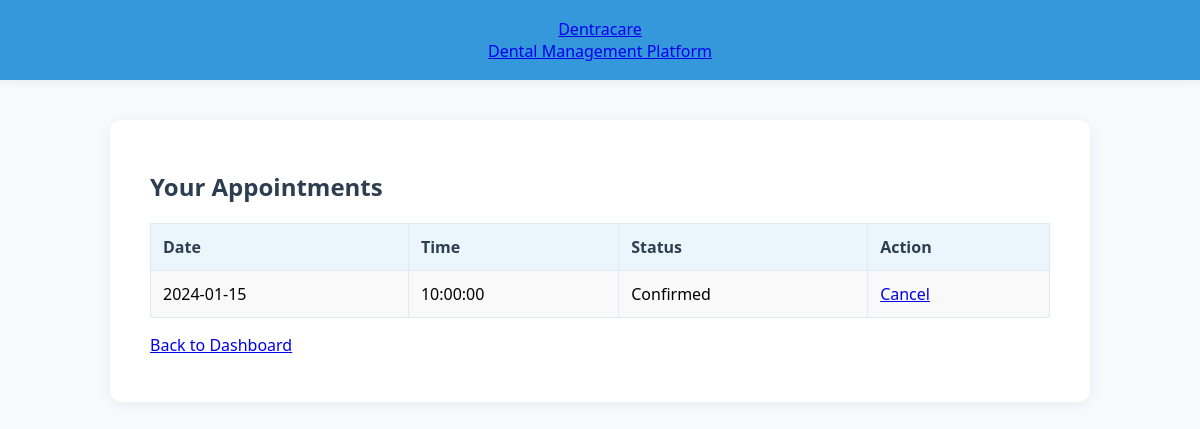
The app's page /patient/view_appointments.php (signed in) with its own data.
### tables this page shows
CREATE TABLE appointments (
    id INT PRIMARY KEY AUTO_INCREMENT,
    patient_id INT NOT NULL,
    dentist_id INT NOT NULL,
    appointment_date DATE NOT NULL,
    appointment_time TIME NOT NULL,
    reason TEXT,
    status ENUM('Pending', 'Confirmed', 'Cancelled', 'Completed') DEFAULT 'Pending',
    notes TEXT,
    created_at TIMESTAMP DEFAULT CURRENT_TIMESTAMP,
    updated_at TIMESTAMP DEFAULT CURRENT_TIMESTAMP ON UPDATE CURRENT_TIMESTAMP,
    FOREIGN KEY (patient_id) REFERENCES patients(id) ON DELETE CASCADE,
    FOREIGN KEY (dentist_id) REFERENCES dentists(id) ON DELETE CASCADE
);

### patient/view_appointments.php (the view, shortened to what this page needs)
<?php
require_once(__DIR__ . '/../config/db.php');
$patient_id = $_SESSION['patient_id'];
$stmt = $conn->prepare("SELECT appointment_date, appointment_time, status FROM appointments WHERE patient_id = ? ORDER BY appointment_date DESC, appointment_time DESC");
$stmt->bind_param("i", $patient_id);
$stmt->execute();
$result = $stmt->get_result();
?>
<!DOCTYPE html>
<html>
<head>
    <link rel="stylesheet" href="assets/css/style.css">
</head>
<body>
    <div class="header">
        <a href="../index.php" class="dentracare-logo">
            <div>
                <div class="logo-text">Dentracare</div>
                <div class="logo-subtitle">Dental Management Platform</div>
            </div>
        </a>
    </div>
    <div class="container">
        <h2>Your Appointments</h2>
        <table>
            <tr>
                <th>Date</th>
                <th>Time</th>
                <th>Status</th>
                <th>Action</th>
            </tr>
            <?php while ($row = $result->fetch_assoc()): ?>
            <tr>
                <td><?php echo htmlspecialchars($row['appointment_date']); ?></td>
                <td><?php echo htmlspecialchars($row['appointment_time']); ?></td>
                <td><?php echo htmlspecialchars($row['status']); ?></td>
                <td>
                    <?php if ($row['status'] !== 'Cancelled'): ?>
                        <a href="cancel_appointment.php?date=<?php echo urlencode($row['appointment_date']); ?>&time=<?php echo urlencode($row['appointment_time']); ?>" onclick="return confirm('Are you sure you want to cancel this appointment?');">Cancel</a>
                    <?php else: ?>
                        -
                    <?php endif; ?>
                </td>
            </tr>
            <?php endwhile; ?>
        </table>
        <p><a href="dashboard.php">Back to Dashboard</a></p>
    </div>
</body>
</html>

### patient/assets/css/style.css (style rules this page uses)
body { font-family: 'Segoe UI', Arial, sans-serif; background: #f7fafd; margin: 0; padding: 0; }
.header { background: #3498db; color: #fff; padding: 18px 0; text-align: center; box-shadow: 0 2px 8px rgba(44,62,80,0.07); }
.container { max-width: 900px; margin: 40px auto; background: #fff; padding: 30px 40px; border-radius: 12px; box-shadow: 0 2px 12px rgba(44,62,80,0.08); }
h2, h3 { color: #2c3e50; }
table { width: 100%; border-collapse: collapse; margin-top: 20px; background: #f9f9f9; }
th, td { padding: 12px; border: 1px solid #e1eaf0; text-align: left; }
th { background: #eaf6fb; color: #2c3e50; }

### records on screen
appointments: appointment_date "2024-01-15", appointment_time "10:00:00", status "Confirmed"
